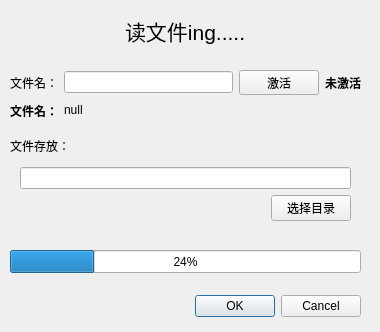
<?xml version="1.0" encoding="UTF-8"?>
<ui version="4.0">
 <class>ReadFileDialog</class>
 <widget class="QDialog" name="ReadFileDialog">
  <property name="enabled">
   <bool>true</bool>
  </property>
  <property name="geometry">
   <rect>
    <x>0</x>
    <y>0</y>
    <width>380</width>
    <height>332</height>
   </rect>
  </property>
  <property name="minimumSize">
   <size>
    <width>380</width>
    <height>332</height>
   </size>
  </property>
  <property name="maximumSize">
   <size>
    <width>380</width>
    <height>332</height>
   </size>
  </property>
  <property name="windowTitle">
   <string>Dialog</string>
  </property>
  <widget class="QDialogButtonBox" name="buttonBox_read">
   <property name="geometry">
    <rect>
     <x>10</x>
     <y>290</y>
     <width>351</width>
     <height>32</height>
    </rect>
   </property>
   <property name="orientation">
    <enum>Qt::Horizontal</enum>
   </property>
   <property name="standardButtons">
    <set>QDialogButtonBox::Cancel|QDialogButtonBox::Ok</set>
   </property>
  </widget>
  <widget class="QProgressBar" name="progressBar_read">
   <property name="geometry">
    <rect>
     <x>10</x>
     <y>250</y>
     <width>351</width>
     <height>23</height>
    </rect>
   </property>
   <property name="value">
    <number>24</number>
   </property>
  </widget>
  <widget class="QWidget" name="">
   <property name="geometry">
    <rect>
     <x>10</x>
     <y>130</y>
     <width>351</width>
     <height>91</height>
    </rect>
   </property>
   <layout class="QVBoxLayout" name="verticalLayout">
    <item>
     <widget class="QLabel" name="lable_filepath">
      <property name="text">
       <string>文件存放：</string>
      </property>
     </widget>
    </item>
    <item>
     <layout class="QHBoxLayout" name="horizontalLayout">
      <item>
       <spacer name="horizontalSpacer">
        <property name="orientation">
         <enum>Qt::Horizontal</enum>
        </property>
        <property name="sizeType">
         <enum>QSizePolicy::Fixed</enum>
        </property>
        <property name="sizeHint" stdset="0">
         <size>
          <width>10</width>
          <height>20</height>
         </size>
        </property>
       </spacer>
      </item>
      <item>
       <widget class="QLineEdit" name="Edit_DIR"/>
      </item>
      <item>
       <spacer name="horizontalSpacer_2">
        <property name="orientation">
         <enum>Qt::Horizontal</enum>
        </property>
        <property name="sizeType">
         <enum>QSizePolicy::Fixed</enum>
        </property>
        <property name="sizeHint" stdset="0">
         <size>
          <width>10</width>
          <height>20</height>
         </size>
        </property>
       </spacer>
      </item>
     </layout>
    </item>
    <item>
     <layout class="QHBoxLayout" name="horizontalLayout_2">
      <item>
       <spacer name="horizontalSpacer_3">
        <property name="orientation">
         <enum>Qt::Horizontal</enum>
        </property>
        <property name="sizeHint" stdset="0">
         <size>
          <width>40</width>
          <height>20</height>
         </size>
        </property>
       </spacer>
      </item>
      <item>
       <widget class="QPushButton" name="Btn_chose_DIR">
        <property name="text">
         <string>选择目录</string>
        </property>
       </widget>
      </item>
      <item>
       <spacer name="horizontalSpacer_4">
        <property name="orientation">
         <enum>Qt::Horizontal</enum>
        </property>
        <property name="sizeType">
         <enum>QSizePolicy::Fixed</enum>
        </property>
        <property name="sizeHint" stdset="0">
         <size>
          <width>10</width>
          <height>20</height>
         </size>
        </property>
       </spacer>
      </item>
     </layout>
    </item>
   </layout>
  </widget>
  <widget class="QWidget" name="">
   <property name="geometry">
    <rect>
     <x>10</x>
     <y>70</y>
     <width>351</width>
     <height>25</height>
    </rect>
   </property>
   <layout class="QHBoxLayout" name="horizontalLayout_4">
    <item>
     <widget class="QLabel" name="FileName_Lable">
      <property name="text">
       <string>文件名：</string>
      </property>
     </widget>
    </item>
    <item>
     <widget class="QLineEdit" name="FileName_Edit"/>
    </item>
    <item>
     <widget class="QPushButton" name="Btn_Enable">
      <property name="text">
       <string>激活</string>
      </property>
     </widget>
    </item>
    <item>
     <widget class="QLabel" name="Enable">
      <property name="font">
       <font>
        <weight>75</weight>
        <bold>true</bold>
       </font>
      </property>
      <property name="text">
       <string>未激活</string>
      </property>
      <property name="alignment">
       <set>Qt::AlignCenter</set>
      </property>
     </widget>
    </item>
   </layout>
  </widget>
  <widget class="QWidget" name="">
   <property name="geometry">
    <rect>
     <x>10</x>
     <y>10</y>
     <width>351</width>
     <height>41</height>
    </rect>
   </property>
   <layout class="QHBoxLayout" name="horizontalLayout_5">
    <item>
     <spacer name="horizontalSpacer_5">
      <property name="orientation">
       <enum>Qt::Horizontal</enum>
      </property>
      <property name="sizeHint" stdset="0">
       <size>
        <width>40</width>
        <height>20</height>
       </size>
      </property>
     </spacer>
    </item>
    <item>
     <widget class="QLabel" name="Tlie_label">
      <property name="font">
       <font>
        <pointsize>16</pointsize>
       </font>
      </property>
      <property name="text">
       <string>读文件ing.....</string>
      </property>
     </widget>
    </item>
    <item>
     <spacer name="horizontalSpacer_6">
      <property name="orientation">
       <enum>Qt::Horizontal</enum>
      </property>
      <property name="sizeHint" stdset="0">
       <size>
        <width>40</width>
        <height>20</height>
       </size>
      </property>
     </spacer>
    </item>
   </layout>
  </widget>
  <widget class="QWidget" name="">
   <property name="geometry">
    <rect>
     <x>10</x>
     <y>100</y>
     <width>351</width>
     <height>21</height>
    </rect>
   </property>
   <layout class="QHBoxLayout" name="horizontalLayout_3">
    <item>
     <widget class="QLabel" name="label_show">
      <property name="minimumSize">
       <size>
        <width>0</width>
        <height>19</height>
       </size>
      </property>
      <property name="font">
       <font>
        <pointsize>9</pointsize>
        <weight>75</weight>
        <bold>true</bold>
       </font>
      </property>
      <property name="text">
       <string>文件名：</string>
      </property>
     </widget>
    </item>
    <item>
     <widget class="QLabel" name="label_show_fileName">
      <property name="enabled">
       <bool>true</bool>
      </property>
      <property name="sizePolicy">
       <sizepolicy hsizetype="Fixed" vsizetype="Fixed">
        <horstretch>0</horstretch>
        <verstretch>0</verstretch>
       </sizepolicy>
      </property>
      <property name="minimumSize">
       <size>
        <width>300</width>
        <height>0</height>
       </size>
      </property>
      <property name="text">
       <string>null</string>
      </property>
     </widget>
    </item>
   </layout>
  </widget>
 </widget>
 <resources/>
 <connections>
  <connection>
   <sender>buttonBox_read</sender>
   <signal>accepted()</signal>
   <receiver>ReadFileDialog</receiver>
   <slot>accept()</slot>
   <hints>
    <hint type="sourcelabel">
     <x>248</x>
     <y>254</y>
    </hint>
    <hint type="destinationlabel">
     <x>157</x>
     <y>274</y>
    </hint>
   </hints>
  </connection>
  <connection>
   <sender>buttonBox_read</sender>
   <signal>rejected()</signal>
   <receiver>ReadFileDialog</receiver>
   <slot>reject()</slot>
   <hints>
    <hint type="sourcelabel">
     <x>316</x>
     <y>260</y>
    </hint>
    <hint type="destinationlabel">
     <x>286</x>
     <y>274</y>
    </hint>
   </hints>
  </connection>
 </connections>
</ui>
